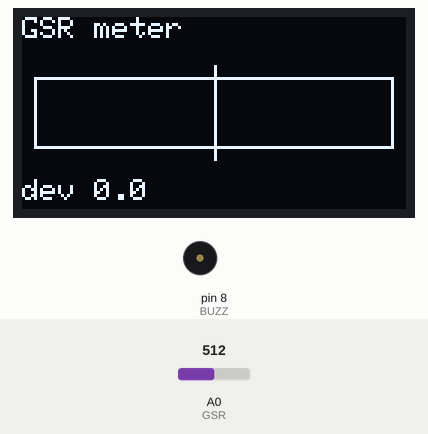
The sketch below on a simulated Arduino Nano, built with avr-gcc and run on an emulated ATmega328P. Shown: 128×64 one-colour display, buzzer (waves = sounding). The inputs (shaded band) are chosen by the test bench; at power-on: A0 (GSR) = 512. What the sketch prints to the serial monitor is not drawn.

Above: at 1.2 s.
1.3 s: A0 (GSR) set to 716
At 2.76 s:
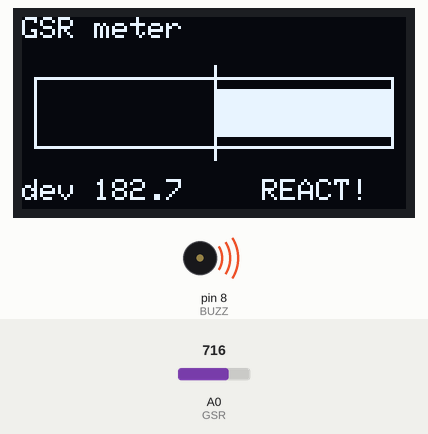
3.1 s: A0 (GSR) set to 571
At 3.19 s:
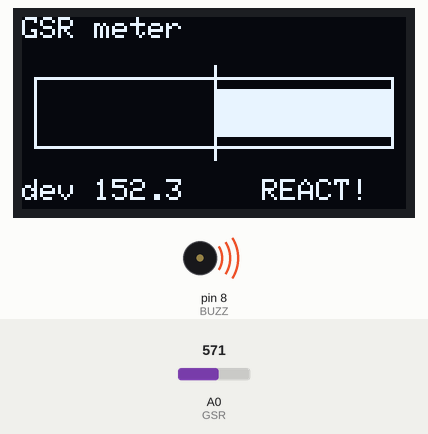
4.6 s: A0 (GSR) set to 563
At 5.83 s:
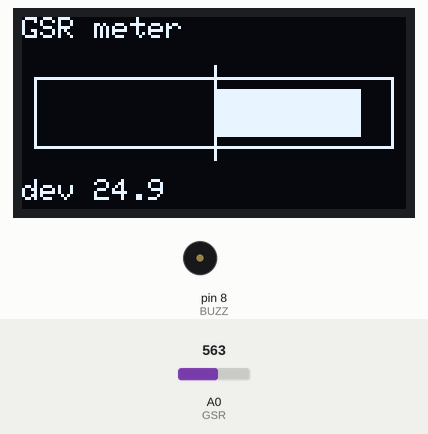
7.5 s: A0 (GSR) set to 21
At 7.55 s:
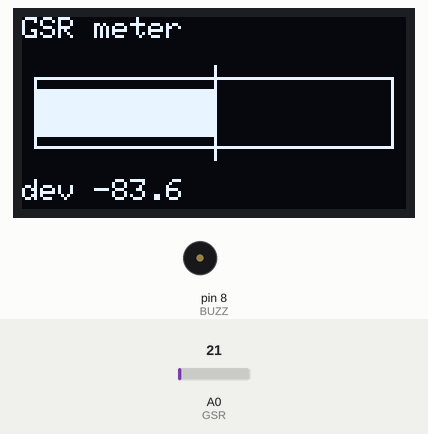
9.0 s: A0 (GSR) set to 17
At 9.11 s:
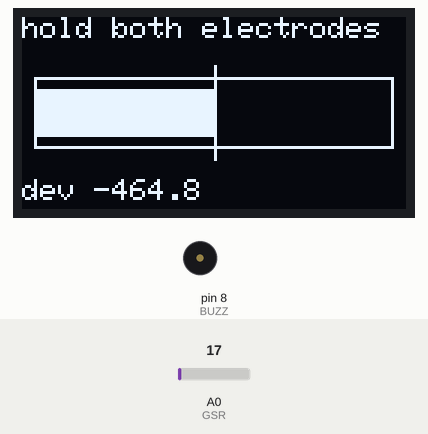
Timing chart, 0 to 11.8 s (numbered marks = the images above; inputs shaded):
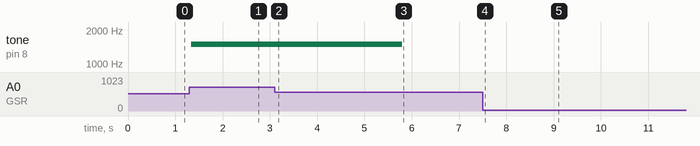

The sketch:

gsr_oled_meter.ino
```cpp
// Arduino sketch that reads GSR on A0, computes fast and slow filtered values to detect conductance changes, displays a needle-style meter on an SSD1306 OLED, prints telemetry over Serial, and controls a buzzer for alerts.
//
// Full tutorial: https://shillehtek.com/blogs/news/arduino-nano-gsr-oled-meter
// Parts used: https://shillehtek.com/products/arduino-nano-v3-presoldered-ch340g-atmega328p
//             https://shillehtek.com/products/0-96-i2c-white-oled-display-module-4-pin-ssd1306
//             https://shillehtek.com/products/820pcs-1-4w-1-41-kinds-each-value-20pcs-metal-film-resistors-kit-plastic-box
// More examples: https://github.com/shillehbean/shillehtek-examples
//

#include <Wire.h>
#include <Adafruit_GFX.h>
#include <Adafruit_SSD1306.h>

Adafruit_SSD1306 oled(128, 64, &Wire, -1);
const int GSR = A0, BUZZ = 8;
const float ALERT = 25;              // deviation (ADC counts) that counts as a reaction
float fast = 0, slow = 0;            // fast-following value and slow-moving baseline

void setup() {
  Serial.begin(9600);
  oled.begin(SSD1306_SWITCHCAPVCC, 0x3C);
  oled.setTextColor(SSD1306_WHITE);
  slow = fast = analogRead(GSR);
}

void loop() {
  int raw = 0;
  for (int i = 0; i < 16; i++) raw += analogRead(GSR);   // average away noise
  raw /= 16;

  fast = 0.8 * fast + 0.2 * raw;      // responds in ~1 s
  slow = 0.995 * slow + 0.005 * raw;  // drifts over ~30 s: the "resting" level
  float dev = fast - slow;            // positive = conductance rose = reaction

  Serial.print(raw); Serial.print(" "); Serial.print(slow); Serial.print(" "); Serial.println(dev);

  // needle: center = no change, right = reaction, left = relaxing
  int needle = constrain(64 + dev * 2, 4, 124);
  oled.clearDisplay();
  oled.drawRect(4, 20, 120, 24, SSD1306_WHITE);
  oled.drawFastVLine(64, 16, 32, SSD1306_WHITE);            // center mark
  oled.fillRect(min(64, needle), 24, abs(needle - 64), 16, SSD1306_WHITE);
  oled.setTextSize(1);
  oled.setCursor(0, 0);  oled.print(raw < 20 ? "hold both electrodes" : "GSR meter");
  oled.setCursor(0, 54); oled.print("dev "); oled.print(dev, 1);
  if (dev > ALERT && raw > 20) { oled.setCursor(80, 54); oled.print("REACT!"); tone(BUZZ, 1500, 80); }
  oled.display();
  delay(50);
}
```

Measured:
- the behaviour switches between 564 and 563 on A0 (GSR) (found by bisection; images 2 and 3)
- the behaviour switches between 20 and 19 on A0 (GSR) (found by bisection; images 4 and 5)
- after the input at 1.3 s, tone on pin 8 (BUZZ): silent → 1500 Hz at once; the display: first changes after 0.06 s (image 1 shows a later state)
- after the input at 4.6 s, tone on pin 8 (BUZZ): 1500 Hz → silent after 1.2 s
- after the input at 9.0 s, the display: first differs from a run without the input after 0.10 s (image 5)
